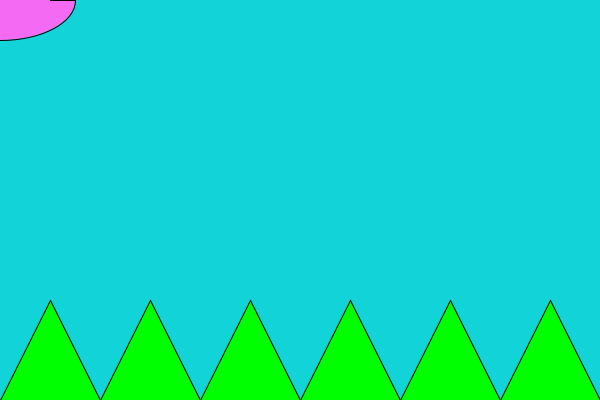
Frame 1 (no input)
Frame 60 (the mouse pressed at the canvas centre just before this capture): identical to frame 1, image omitted
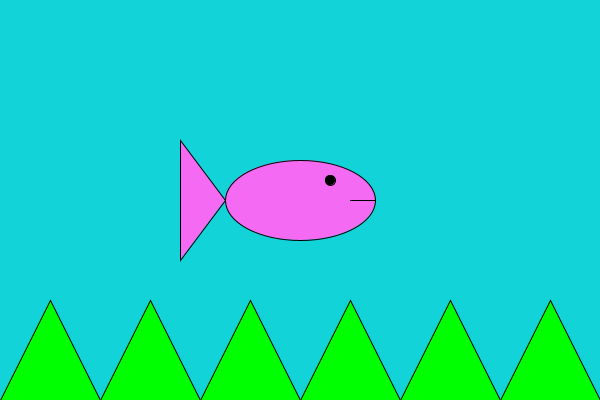
Frame 120 (the mouse held since frame 60 and released just before this capture)

The Processing sketch that drew these frames (run headless with seeded random() and noise(); from frame 60 on, the mouse is pressed at the canvas centre):

// Processing sketch: processing_148246
// ── processing_148246.pde

float bubble1x=700;
float bubble1y=-50;
float bubble2x=700;
float bubble2y=-50;
float bubble3x=700;
float bubble3y=-60;

void setup()
{
  size(600, 400);
  background(17, 211, 216);
  frameRate(20);
}

void draw()
{
  background(17, 211, 216);
  fill(245, 106, 243);
  triangle((mouseX-120+frameCount%20), mouseY-60, (mouseX-120+frameCount%20), mouseY+60, mouseX-75, mouseY);  //fin
  ellipse(mouseX, mouseY, 150, 80);
  fill(0, 0, 0);
  ellipse(mouseX+30, mouseY-20, 10, 10);
  line(mouseX+75, mouseY, mouseX+50, mouseY);
  fill(0, 255, 0);
  triangle(0, 400, 100, 400, 50, 300);
  triangle(100, 400, 200, 400, 150, 300);
  triangle(200, 400, 300, 400, 250, 300);
  triangle(300, 400, 400, 400, 350, 300);
  triangle(400, 400, 500, 400, 450, 300);
  triangle(500, 400, 600, 400, 550, 300);

  if (mouseX>300)
  {
    background(17, 211, 216);
    fill(245, 106, 243);
    triangle((mouseX+120-frameCount%20), mouseY+60, (mouseX+120-frameCount%20), mouseY-60, mouseX+75, mouseY);
    ellipse(mouseX, mouseY, 150, 80);
    fill(0, 0, 0);
    ellipse(mouseX-30, mouseY-20, 10, 10);
    line(mouseX-75, mouseY, mouseX-50, mouseY);
    fill(0, 255, 0);
    triangle(0, 400, 100, 400, 50, 300);
    triangle(100, 400, 200, 400, 150, 300);
    triangle(200, 400, 300, 400, 250, 300);
    triangle(300, 400, 400, 400, 350, 300);
    triangle(400, 400, 500, 400, 450, 300);
    triangle(500, 400, 600, 400, 550, 300);
  }

  fill(255, 255, 255);
  ellipse(bubble1x, bubble1y, 35, 35);
  ellipse(bubble2x, bubble2y, 43, 43);
  ellipse(bubble3x, bubble3y, 20, 20);

  bubble1y=bubble1y-5;
  bubble2y=bubble2y-6;
  bubble3y=bubble3y-4;
  
  if (bubble3y<0)
  {if (mouseX<300)
  {
bubble1x=mouseX+40;
bubble2x=mouseX+30;
bubble3x=mouseX+50;
bubble1y=mouseY-100;
bubble2y=mouseY-140;
bubble3y=mouseY-70;
   
  }

  if (mouseX>300)
  {
    bubble1x=mouseX-40;
    bubble2x=mouseX-30;
    bubble3x=mouseX-50;
    bubble1y=mouseY-100;
    bubble2y=mouseY-140;
    bubble3y=mouseY-70;
  } 
  }
}

void mousePressed()
{
  if (mouseX<300)
  {
bubble1x=mouseX+40;
bubble2x=mouseX+30;
bubble3x=mouseX+50;
bubble1y=mouseY-100;
bubble2y=mouseY-140;
bubble3y=mouseY-70;
   
  }

  if (mouseX>300)
  {
    bubble1x=mouseX-40;
    bubble2x=mouseX-30;
    bubble3x=mouseX-50;
    bubble1y=mouseY-100;
    bubble2y=mouseY-140;
    bubble3y=mouseY-70;
    
  }
}
